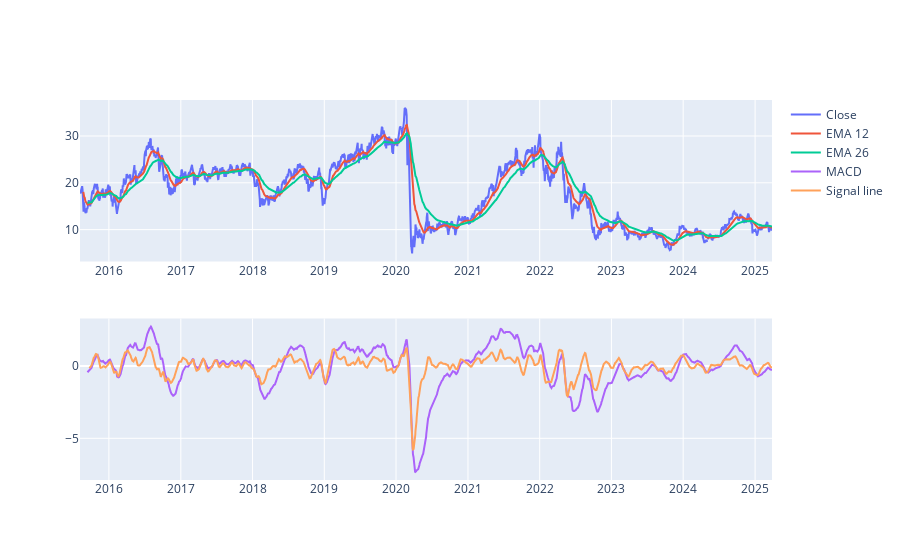

The notebook cell saved with this chart:
### Code cell
EMA_12 = pd.Series(df['Close'].ewm(span=12, min_periods=12).mean())
EMA_26 = pd.Series(df['Close'].ewm(span=26, min_periods=26).mean())
df['MACD'] = pd.Series(EMA_12 - EMA_26)
df['MACD_signal'] = pd.Series(df.MACD.ewm(span=9, min_periods=9).mean())

EMA_12 = pd.Series(df['Close'].ewm(span=34, min_periods=12).mean())
EMA_26 = pd.Series(df['Close'].ewm(span=89, min_periods=26).mean())
df['MACD'] = pd.Series(EMA_12 - EMA_26)
df['MACD_slow_signal'] = pd.Series(df.MACD.ewm(span=9, min_periods=9).mean())

fig = make_subplots(rows=2, cols=1)
fig.add_trace(go.Scatter(x=df.Date, y=df.Close, name='Close'), row=1, col=1)
fig.add_trace(go.Scatter(x=df.Date, y=EMA_12, name='EMA 12'), row=1, col=1)
fig.add_trace(go.Scatter(x=df.Date, y=EMA_26, name='EMA 26'), row=1, col=1)
fig.add_trace(go.Scatter(x=df.Date, y=df['MACD'], name='MACD'), row=2, col=1)
fig.add_trace(go.Scatter(x=df.Date, y=df['MACD_signal'], name='Signal line'), row=2, col=1)
fig.show()

### Figure 1 — Plotly figure (JSON) as saved in the notebook; plotly's stock layout.template omitted (floating-point values rounded to 4 significant figures; data arrays with more than 128 entries replaced by an {"elided": "..."} marker saying what was removed)
{"data": [{"name": "Close", "type": "scatter", "x": {"elided": "2427 str values"}, "xaxis": "x", "y": {"elided": "2427 float values"}, "yaxis": "y"}, {"name": "EMA 12", "type": "scatter", "x": {"elided": "2427 str values"}, "xaxis": "x", "y": {"elided": "2427 float values"}, "yaxis": "y"}, {"name": "EMA 26", "type": "scatter", "x": {"elided": "2427 str values"}, "xaxis": "x", "y": {"elided": "2427 float values"}, "yaxis": "y"}, {"name": "MACD", "type": "scatter", "x": {"elided": "2427 str values"}, "xaxis": "x2", "y": {"elided": "2427 float values"}, "yaxis": "y2"}, {"name": "Signal line", "type": "scatter", "x": {"elided": "2427 str values"}, "xaxis": "x2", "y": {"elided": "2427 float values"}, "yaxis": "y2"}], "layout": {"xaxis": {"anchor": "y", "domain": [0, 1]}, "xaxis2": {"anchor": "y2", "domain": [0, 1]}, "yaxis": {"anchor": "x", "domain": [0.575, 1]}, "yaxis2": {"anchor": "x2", "domain": [0, 0.425]}}}
